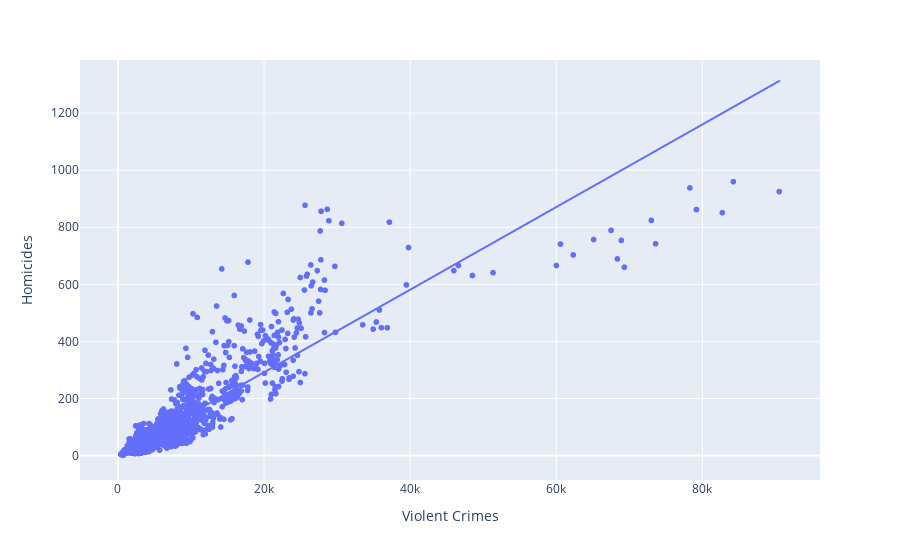

The notebook cell saved with this chart:
### Code cell
def main():
    data = load_data()
    create_scatter_plot(data)
    create_bubble_plot(data)
    create_parallel_coordinate_plot(data)
    create_box_plot(data)
    create_innovative_visualization(data)

if __name__ == "__main__":
    main()

### Figure 1 — Plotly figure (JSON) as saved in the notebook; plotly's stock layout.template omitted (floating-point values rounded to 4 significant figures; data arrays with more than 128 entries replaced by an {"elided": "..."} marker saying what was removed)
{"data": [{"customdata": {"elided": "1708x1 str values"}, "hovertemplate": "Violent Crimes=%{x}<br>Homicides=%{y}<br>City, State=%{customdata[0]}<extra></extra>", "legendgroup": "", "marker": {"color": "#636efa", "symbol": "circle"}, "mode": "markers", "name": "", "showlegend": false, "type": "scattergl", "x": {"elided": "1708 int values"}, "xaxis": "x", "y": {"elided": "1708 int values"}, "yaxis": "y"}, {"hovertemplate": "<b>OLS trendline</b><br>Homicides = 0.0144766 * Violent Crimes + 2.19711<br>R<sup>2</sup>=0.787806<br><br>Violent Crimes=%{x}<br>Homicides=%{y} <b>(trend)</b><extra></extra>", "legendgroup": "", "marker": {"color": "#636efa", "symbol": "circle"}, "mode": "lines", "name": "", "showlegend": false, "type": "scattergl", "x": {"elided": "1708 int values"}, "xaxis": "x", "y": {"elided": "1708 float values"}, "yaxis": "y"}], "layout": {"legend": {"tracegroupgap": 0}, "margin": {"t": 60}, "xaxis": {"anchor": "y", "domain": [0, 1], "title": {"text": "Violent Crimes"}}, "yaxis": {"anchor": "x", "domain": [0, 1], "title": {"text": "Homicides"}}}}
